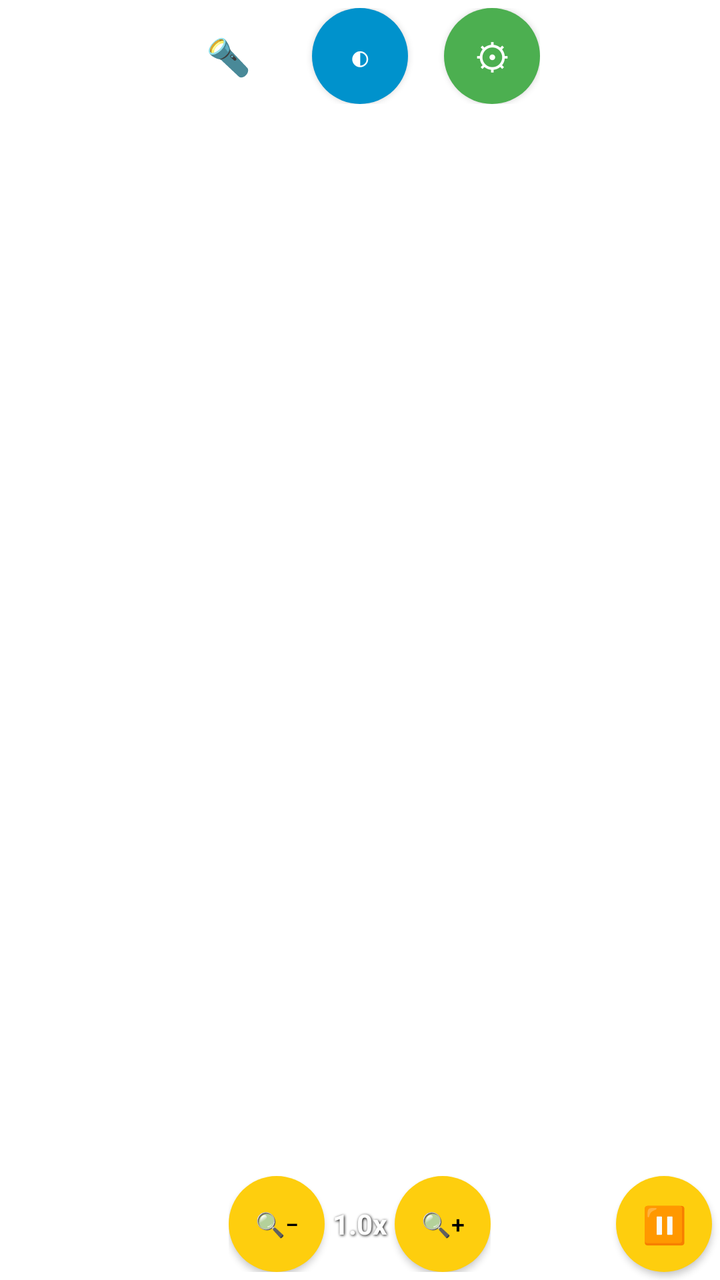
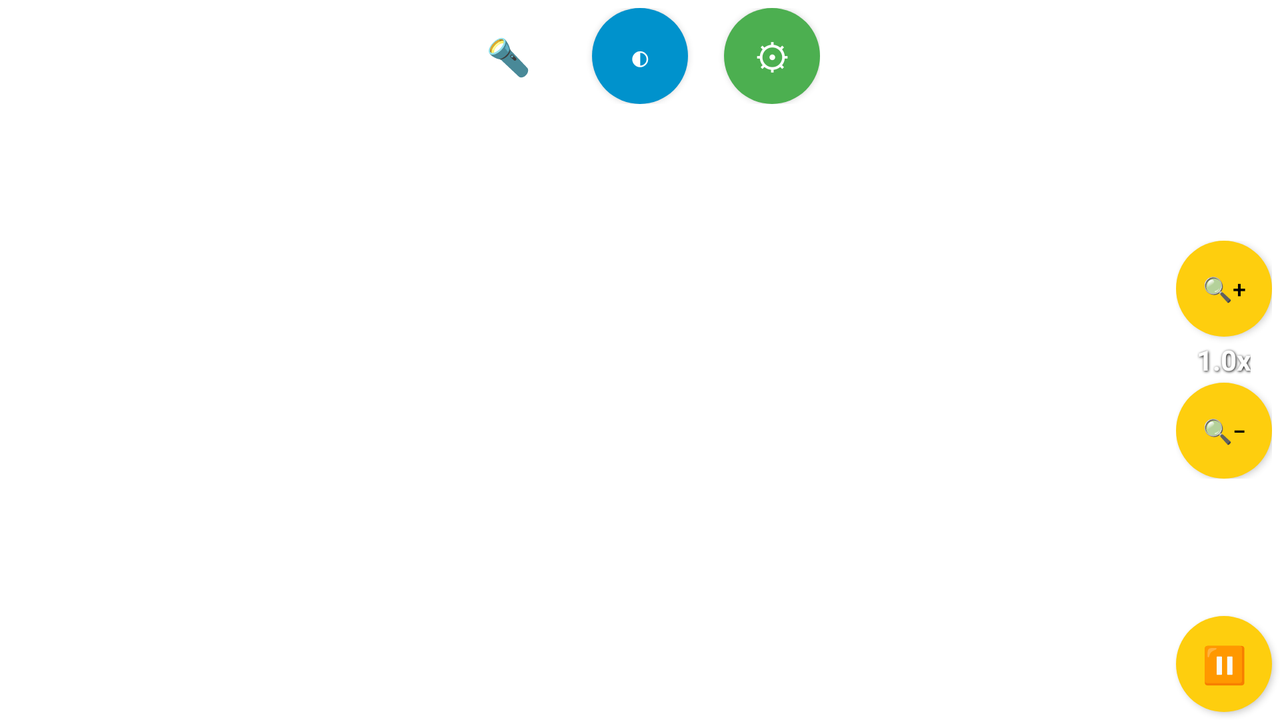

Compare how this app lays out the same screen by default and in its alternative resource folder. The renders come first, then the two layout files and the values they reference.
<!-- AndroidManifest.xml: activity theme Theme.AppCompat.Light.NoActionBar.FullScreen -->
<!-- res/layout/activity_magnifier_glass.xml -->
<RelativeLayout xmlns:android="http://schemas.android.com/apk/res/android"
    android:id="@+id/magnifier_glass_root"
    android:keepScreenOn="true"
    android:layout_width="match_parent"
    android:layout_height="match_parent"
    android:focusable="false">

    <FrameLayout
        android:id="@+id/camera_preview"
        android:layout_width="match_parent"
        android:layout_height="match_parent" />

    <FrameLayout
        android:id="@+id/camera_preview_touch_area"
        android:layout_width="match_parent"
        android:layout_height="match_parent" />

    
    <Button
        android:id="@+id/button_exit"
        android:layout_width="48dp"
        android:layout_height="48dp"
        android:text="✕"
        android:textColor="#FFFFFF"
        android:textSize="18sp"
        android:background="@drawable/button_exit_round_corners"
        android:contentDescription="@string/button_exit_description"
        android:focusable="true"
        android:layout_alignParentTop="true"
        android:layout_alignParentRight="true"
        android:layout_margin="4dp"
        android:elevation="8dp"
        android:padding="0dp"
        android:minWidth="0dp"
        android:minHeight="0dp" />

    <LinearLayout
        android:id="@+id/button_bar"
        android:layout_width="wrap_content"
        android:layout_height="wrap_content"
        android:layout_alignParentTop="true"
        android:layout_centerHorizontal="true"
        android:layout_marginTop="4dp"
        android:orientation="horizontal"
        android:gravity="center_vertical"
        android:elevation="8dp">

        <Button android:id="@+id/button_flash"
            android:layout_width="48dp" android:layout_height="48dp"
            android:text="🔦" android:textSize="18sp"
            android:background="@drawable/button_flash_round_corners"
            android:contentDescription="@string/button_flash_description"
            android:focusable="true"
            android:elevation="8dp"
            android:padding="0dp" android:minWidth="0dp" android:minHeight="0dp" />

        <Button android:id="@+id/button_color"
            android:layout_width="48dp" android:layout_height="48dp"
            android:layout_marginStart="18dp"
            android:text="◐" android:textSize="18sp" android:textColor="#FFFFFF"
            android:background="@drawable/button_color_round_corners"
            android:contentDescription="@string/button_color_description"
            android:focusable="true"
            android:elevation="8dp"
            android:padding="0dp" android:minWidth="0dp" android:minHeight="0dp" />

        <Button android:id="@+id/settings_button"
            android:layout_width="48dp" android:layout_height="48dp"
            android:layout_marginStart="18dp"
            android:text="⚙" android:textSize="18sp" android:textColor="#FFFFFF"
            android:background="@drawable/button_settings_round_corners"
            android:contentDescription="@string/button_settings_description"
            android:focusable="true"
            android:elevation="8dp"
            android:padding="0dp" android:minWidth="0dp" android:minHeight="0dp" />
    </LinearLayout>

    
    <Button android:id="@+id/button_pause"
        android:layout_width="48dp" android:layout_height="48dp"
        android:text="⏸" android:textSize="18sp" android:textColor="#000000"
        android:background="@drawable/button_zoom_round_corners"
        android:contentDescription="@string/button_pause_description"
        android:focusable="true"
        android:layout_alignParentBottom="true"
        android:layout_alignParentRight="true"
        android:layout_margin="4dp"
        android:elevation="8dp"
        android:padding="0dp" android:minWidth="0dp" android:minHeight="0dp" />

    <LinearLayout
        android:id="@+id/zoom_panel"
        android:layout_width="wrap_content"
        android:layout_height="wrap_content"
        android:layout_alignParentBottom="true"
        android:layout_centerHorizontal="true"
        android:layout_marginBottom="4dp"
        android:orientation="horizontal"
        android:gravity="center_vertical"
        android:elevation="8dp">

        <Button android:id="@+id/button_zoom_out"
            android:layout_width="48dp" android:layout_height="48dp"
            android:text="🔍−" android:textSize="12sp" android:textColor="#000000"
            android:background="@drawable/button_zoom_round_corners"
            android:contentDescription="@string/button_zoom_out_description"
            android:focusable="true"
            android:elevation="8dp"
            android:padding="0dp" android:minWidth="0dp" android:minHeight="0dp" />

        <TextView android:id="@+id/zoom_label"
            android:layout_width="wrap_content" android:layout_height="wrap_content"
            android:text="1.0x"
            android:textColor="#FFFFFF" android:textSize="14sp" android:textStyle="bold"
            android:shadowColor="#000000" android:shadowDx="1" android:shadowDy="1" android:shadowRadius="3"
            android:paddingLeft="4dp" android:paddingRight="4dp" />

        <Button android:id="@+id/button_zoom_in"
            android:layout_width="48dp" android:layout_height="48dp"
            android:text="🔍+" android:textSize="12sp" android:textColor="#000000"
            android:background="@drawable/button_zoom_round_corners"
            android:contentDescription="@string/button_zoom_in_description"
            android:focusable="true"
            android:elevation="8dp"
            android:padding="0dp" android:minWidth="0dp" android:minHeight="0dp" />
    </LinearLayout>

    <Button android:id="@+id/button_photo"
        android:visibility="gone"
        android:layout_width="0dp" android:layout_height="0dp"
        android:contentDescription="@string/button_photo_description" />

    
    <Button android:id="@+id/button_speak"
        android:visibility="gone"
        android:layout_width="48dp" android:layout_height="48dp"
        android:text="🔊" android:textSize="18sp" android:textColor="#000000"
        android:background="@drawable/button_zoom_round_corners"
        android:contentDescription="@string/button_speak_description"
        android:focusable="true"
        android:layout_alignParentBottom="true"
        android:layout_centerHorizontal="true"
        android:layout_marginBottom="4dp"
        android:elevation="8dp"
        android:padding="0dp" android:minWidth="0dp" android:minHeight="0dp" />
</RelativeLayout>
<!-- resources referenced by this layout -->
<resources>
  <!-- drawable button_color_round_corners (drawable) -->
  <?xml version="1.0" encoding="utf-8"?>
  <shape xmlns:android="http://schemas.android.com/apk/res/android"
      android:shape="oval">
      <solid android:color="@color/button_color_blue"/>
  </shape>
  <!-- drawable button_settings_round_corners (drawable) -->
  <?xml version="1.0" encoding="utf-8"?>
  <shape xmlns:android="http://schemas.android.com/apk/res/android"
      android:shape="oval">
      <solid android:color="@color/button_color_green"/>
  </shape>
  <!-- drawable button_zoom_round_corners (drawable) -->
  <?xml version="1.0" encoding="utf-8"?>
  <shape xmlns:android="http://schemas.android.com/apk/res/android"
      android:shape="oval">
      <solid android:color="@color/button_color_yellow"/>
  </shape>
  <string name="button_color_description">change contrast mode</string>
  <string name="button_exit_description">long press to exit app</string>
  <string name="button_flash_description">toggle flashlight on and off</string>
  <string name="button_pause_description">freezes the current camera image</string>
  <string name="button_photo_description">share screenshot</string>
  <string name="button_settings_description">open settings</string>
  <string name="button_speak_description">read text aloud</string>
  <string name="button_zoom_in_description">zoom in</string>
  <string name="button_zoom_out_description">zoom out</string>
  <style name="Theme.AppCompat.Light.NoActionBar.FullScreen" parent="@style/Theme.AppCompat.Light.NoActionBar">
          <item name="android:windowContentOverlay">@null</item>
          <item name="android:windowBackground">@null</item>
      </style>
  <color name="button_color_blue">#0092cc</color>
  <color name="button_color_green">#4CAF50</color>
  <color name="button_color_yellow">#fece0e</color>
</resources>
<!-- res/layout-land/activity_magnifier_glass.xml (the repository's variant of the layout above) -->
<!-- drawn on the phone turned sideways -->
<RelativeLayout xmlns:android="http://schemas.android.com/apk/res/android"
    android:id="@+id/magnifier_glass_root"
    android:keepScreenOn="true"
    android:layout_width="match_parent"
    android:layout_height="match_parent"
    android:focusable="false">

    <FrameLayout
        android:id="@+id/camera_preview"
        android:layout_width="match_parent"
        android:layout_height="match_parent" />

    <FrameLayout
        android:id="@+id/camera_preview_touch_area"
        android:layout_width="match_parent"
        android:layout_height="match_parent" />

    
    <Button
        android:id="@+id/button_exit"
        android:layout_width="48dp"
        android:layout_height="48dp"
        android:text="✕"
        android:textColor="#FFFFFF"
        android:textSize="18sp"
        android:background="@drawable/button_exit_round_corners"
        android:contentDescription="@string/button_exit_description"
        android:focusable="true"
        android:layout_alignParentTop="true"
        android:layout_alignParentRight="true"
        android:layout_margin="4dp"
        android:elevation="8dp"
        android:padding="0dp"
        android:minWidth="0dp"
        android:minHeight="0dp" />

    <LinearLayout
        android:id="@+id/button_bar"
        android:layout_width="wrap_content"
        android:layout_height="wrap_content"
        android:layout_alignParentTop="true"
        android:layout_centerHorizontal="true"
        android:layout_marginTop="4dp"
        android:orientation="horizontal"
        android:gravity="center_vertical"
        android:elevation="8dp">

        <Button android:id="@+id/button_flash"
            android:layout_width="48dp" android:layout_height="48dp"
            android:text="🔦" android:textSize="18sp"
            android:background="@drawable/button_flash_round_corners"
            android:contentDescription="@string/button_flash_description"
            android:focusable="true"
            android:elevation="8dp"
            android:padding="0dp" android:minWidth="0dp" android:minHeight="0dp" />

        <Button android:id="@+id/button_color"
            android:layout_width="48dp" android:layout_height="48dp"
            android:layout_marginLeft="18dp"
            android:text="◐" android:textSize="18sp" android:textColor="#FFFFFF"
            android:background="@drawable/button_color_round_corners"
            android:contentDescription="@string/button_color_description"
            android:focusable="true"
            android:elevation="8dp"
            android:padding="0dp" android:minWidth="0dp" android:minHeight="0dp" />

        <Button android:id="@+id/settings_button"
            android:layout_width="48dp" android:layout_height="48dp"
            android:layout_marginLeft="18dp"
            android:text="⚙" android:textSize="18sp" android:textColor="#FFFFFF"
            android:background="@drawable/button_settings_round_corners"
            android:contentDescription="@string/button_settings_description"
            android:focusable="true"
            android:elevation="8dp"
            android:padding="0dp" android:minWidth="0dp" android:minHeight="0dp" />
    </LinearLayout>

    
    <LinearLayout
        android:id="@+id/zoom_panel"
        android:layout_width="wrap_content"
        android:layout_height="wrap_content"
        android:layout_alignParentRight="true"
        android:layout_centerVertical="true"
        android:layout_marginRight="4dp"
        android:orientation="vertical"
        android:gravity="center_horizontal"
        android:elevation="8dp">

        <Button android:id="@+id/button_zoom_in"
            android:layout_width="48dp" android:layout_height="48dp"
            android:text="🔍+" android:textSize="12sp" android:textColor="#000000"
            android:background="@drawable/button_zoom_round_corners"
            android:contentDescription="@string/button_zoom_in_description"
            android:focusable="true"
            android:elevation="8dp"
            android:padding="0dp" android:minWidth="0dp" android:minHeight="0dp" />

        <TextView android:id="@+id/zoom_label"
            android:layout_width="wrap_content" android:layout_height="wrap_content"
            android:text="1.0x"
            android:textColor="#FFFFFF" android:textSize="14sp" android:textStyle="bold"
            android:shadowColor="#000000" android:shadowDx="1" android:shadowDy="1" android:shadowRadius="3"
            android:paddingTop="2dp" android:paddingBottom="2dp" />

        <Button android:id="@+id/button_zoom_out"
            android:layout_width="48dp" android:layout_height="48dp"
            android:text="🔍−" android:textSize="12sp" android:textColor="#000000"
            android:background="@drawable/button_zoom_round_corners"
            android:contentDescription="@string/button_zoom_out_description"
            android:focusable="true"
            android:elevation="8dp"
            android:padding="0dp" android:minWidth="0dp" android:minHeight="0dp" />
    </LinearLayout>

    <Button android:id="@+id/button_photo"
        android:visibility="gone"
        android:layout_width="0dp" android:layout_height="0dp"
        android:contentDescription="@string/button_photo_description" />

    
    <Button android:id="@+id/button_speak"
        android:visibility="gone"
        android:layout_width="48dp" android:layout_height="48dp"
        android:text="🔊" android:textSize="18sp" android:textColor="#000000"
        android:background="@drawable/button_zoom_round_corners"
        android:contentDescription="@string/button_speak_description"
        android:focusable="true"
        android:layout_alignParentBottom="true"
        android:layout_centerHorizontal="true"
        android:layout_marginBottom="4dp"
        android:elevation="8dp"
        android:padding="0dp" android:minWidth="0dp" android:minHeight="0dp" />

    <Button android:id="@+id/button_pause"
        android:layout_width="48dp" android:layout_height="48dp"
        android:text="⏸" android:textSize="18sp" android:textColor="#000000"
        android:background="@drawable/button_zoom_round_corners"
        android:contentDescription="@string/button_pause_description"
        android:focusable="true"
        android:layout_alignParentBottom="true"
        android:layout_alignParentRight="true"
        android:layout_margin="4dp"
        android:elevation="8dp"
        android:padding="0dp" android:minWidth="0dp" android:minHeight="0dp" />

</RelativeLayout>
